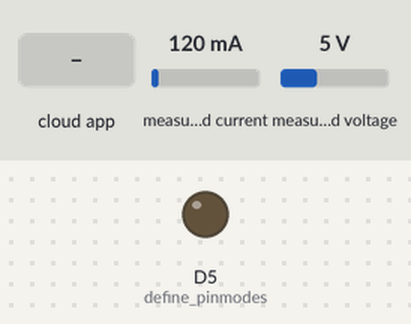
A sketch run on a simulated ESP8266 (NodeMCU). Parts: output pins drawn as LEDs (lit = HIGH). The inputs (shaded band) are chosen by the test bench; at power-on: measured current 120 mA, measured voltage 5 V. WiFi joins after 1.5 s; servers stay silent unless stated; no MQTT or app messages arrive unless stated; the Firebase database answers and starts empty; what the sketch prints to the serial monitor is not drawn.

Above: at 3.7 s.
3.8 s: the phone or cloud app sets on to 1
At 3.8 s:
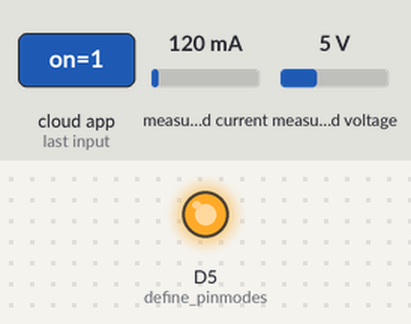
Timing chart, 0 to 6.8 s (numbered marks = the images above; inputs shaded):
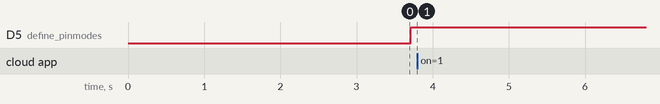

The sketch:

pzem_worked.ino
```cpp
#include <ESP8266WiFi.h>
#include <FirebaseArduino.h>
#include "Adafruit_MQTT.h"
#include "Adafruit_MQTT_Client.h"
#define WLAN_SSID       "iPhone"
#define WLAN_PASS       "amjad@123"
char watt[5];
#define AIO_SERVER      "io.adafruit.com"
#define AIO_SERVERPORT  1883
#define AIO_USERNAME    "360iot"
#define AIO_KEY         "cf0ac52579ae43039b28c99d4493c881"
/*.........................................................*/
/*.............firebase....................................*/
#define FIREBASE_HOST "test-5c528.firebaseio.com"                         //link of api
#define FIREBASE_AUTH "eQR35g0wmj4geDTYzcVlfeaWuHTIakcNY3PspIxq"
/*..........................................................*/
/**************pzem.........................................*/

#include <ESP8266WiFi.h>
#include <PZEM004T.h> //https://github.com/olehs/PZEM004T
PZEM004T pzem(&Serial);                                        /// use Serial
IPAddress ip(192,168,1,1);
/**************************************************************/


WiFiClient client;
int bill_amount = 0;
unsigned int energyTariff = 8.0;
Adafruit_MQTT_Client mqtt(&client, AIO_SERVER, AIO_SERVERPORT, AIO_USERNAME, AIO_KEY);
Adafruit_MQTT_Publish Power = Adafruit_MQTT_Publish(&mqtt, AIO_USERNAME "/feeds/Power");
Adafruit_MQTT_Publish bill = Adafruit_MQTT_Publish(&mqtt, AIO_USERNAME "/feeds/bill");

#include "ACS712.h"
ACS712 sensor(ACS712_30A, A0);
unsigned long last_time =0;
unsigned long current_time =0;
float Wh =0 ;
void MQTT_connect();
/****************pzem************************************/
float vol=0;
float cur=0;
float powe=0;
float ene=0;
unsigned long lastMillis = 0;
/*************************************************************/


void setup() {

  //Serial.begin(115200);
  delay(10);
  Serial.println(F("Adafruit MQTT demo"));

  // Connect to WiFi access point.
  Serial.println(); Serial.println();
  Serial.print("Connecting to ");
  Serial.println(WLAN_SSID);

  WiFi.begin(WLAN_SSID, WLAN_PASS);
  while (WiFi.status() != WL_CONNECTED) {
    delay(500);
    Serial.print(".");
  }
  Serial.println();

  Serial.println("WiFi connected");
  Serial.println("IP address: ");
  Serial.println(WiFi.localIP());

  /*******************************pinmodes*/
   pinMode(D5,OUTPUT);  //define pinmodes
  digitalWrite(D5,LOW);
  /*****************************************/

  sensor.calibrate();

  /*************************firebase******************/
  Firebase.begin(FIREBASE_HOST, FIREBASE_AUTH);
  delay(1000);
}

void loop() {
  // Ensure the connection to the MQTT server is alive (this will make the first
  // connection and automatically reconnect when disconnected).  See the MQTT_connect
  // function definition further below.
  MQTT_connect();

  //code copied

    String firebaseResult;
    firebaseResult=Firebase.getString("on");

  Serial.println(firebaseResult);
  delay(1000);
  if (firebaseResult=="1"){
      //code to happen if the status is ON
      Serial.println("LED IS ON");
      digitalWrite(D5,HIGH);

  }else{
      //code to happen if the status is OFF
      Serial.println("LED IF OFF");
      digitalWrite(D5,HIGH);
    }


 float v = pzem.voltage(ip);
   if(v >= 0.0){   vol =v; } //V

    float i = pzem.current(ip);
    if(i >= 0.0){ cur=i;    }  //A

    float p = pzem.power(ip);
    if(p >= 0.0){powe=p;       } //kW

    float e = pzem.energy(ip);
    if(e >= 0.0){  ene =e;  } ///kWh

    delay(1000);
          if (millis() - lastMillis > 10000) {
            lastMillis = millis();
            Serial.println("voltage\n.....................");
            Serial.println(vol);
            Serial.println("current\n.....................");
            Serial.println(cur);
            Serial.println("power\n.....................");
            Serial.println(powe);
            Serial.println("energy\n.....................");
            Serial.println(ene);
            Serial.println(".........................................end.....................");


          }


  Serial.print(F("\nSending Power val "));
  Serial.println(p);
  Serial.print("...");

  if (! Power.publish(p)) {
    Serial.println(F("Failed"));
  } else {
    Serial.println(F("OK!"));
  }

   if (! bill.publish(e)) {
    Serial.println(F("Failed"));
  } else {
    Serial.println(F("OK!"));
  }

/*if (e==9){
for (int i =0; i<=2; i++)
{
  bill.publish(e);
delay(5000);
}
bill_amount =6;
}*/

 Firebase.setFloat ("power",powe);
 Firebase.setFloat ("usage",vol);

delay(500);
}


// Function to connect and reconnect as necessary to the MQTT server.
// Should be called in the loop function and it will take care if connecting.
void MQTT_connect() {
  int8_t ret;

  // Stop if already connected.
  if (mqtt.connected()) {
    return;
  }

  Serial.print("Connecting to MQTT... ");

  uint8_t retries = 3;
  while ((ret = mqtt.connect()) != 0) { // connect will return 0 for connected
       Serial.println(mqtt.connectErrorString(ret));
       Serial.println("Retrying MQTT connection in 5 seconds...");
       mqtt.disconnect();
       delay(5000);  // wait 5 seconds
       retries--;
       if (retries == 0) {
         // basically die and wait for WDT to reset me
         while (1);
       }
  }
  Serial.println("MQTT Connected!");


}
```

Measured:
- after the input at 3.8 s, every drawn part: stays the same
